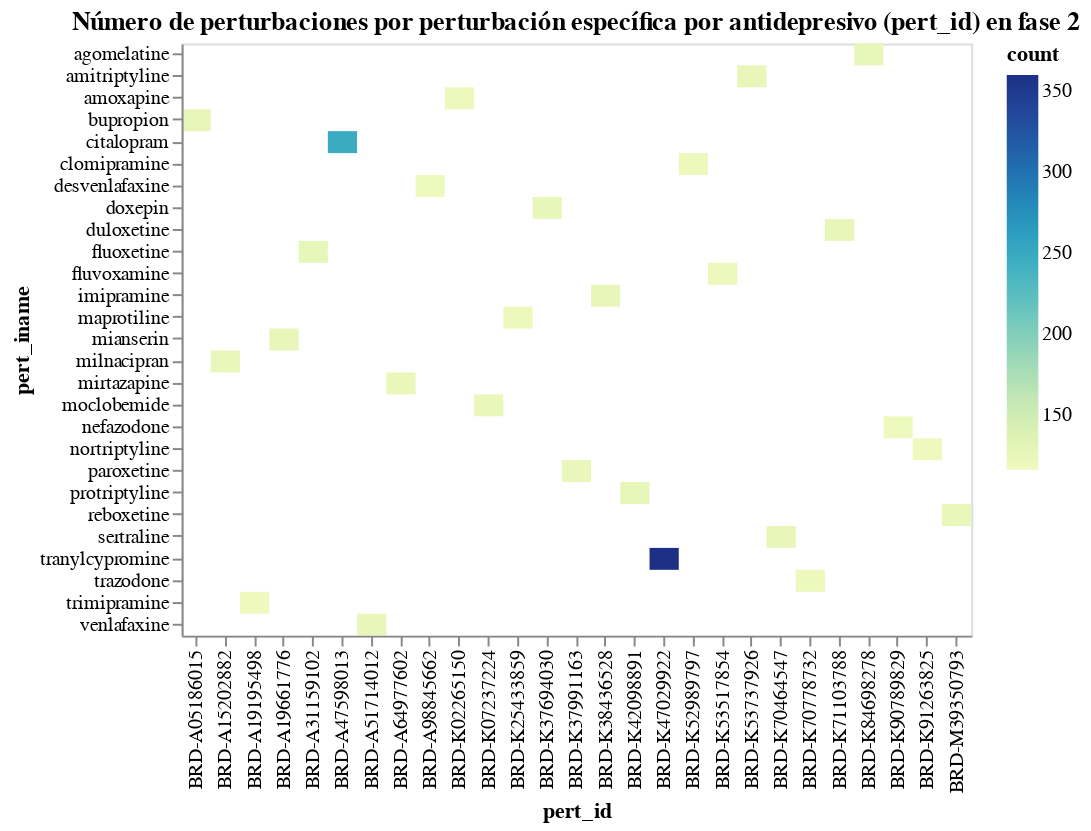

Notebook cell for this chart:
### Code cell
alt.Chart(num_pert_id_phase2).mark_rect().encode(
    x='pert_id:O',
    y=alt.Y('pert_iname'),
    color='count:Q',
    tooltip=['pert_id:N', 'count:Q', 'pert_iname:N']
).properties(
    title='Número de perturbaciones por perturbación específica por antidepresivo (pert_id) en fase 2',
    width=400,
    height=300
).display()

### Figure 1 — Vega-Lite specification as saved in the notebook (floating-point values rounded to 4 significant figures)
{"config": {"view": {"continuousWidth": 400, "continuousHeight": 300}}, "data": {"name": "data-6cd1622ed910fdde7041f94a7a9e6bb2"}, "mark": "rect", "encoding": {"color": {"field": "count", "type": "quantitative"}, "tooltip": [{"field": "pert_id", "type": "nominal"}, {"field": "count", "type": "quantitative"}, {"field": "pert_iname", "type": "nominal"}], "x": {"field": "pert_id", "type": "ordinal"}, "y": {"field": "pert_iname", "type": "nominal"}}, "height": 300, "title": "Número de perturbaciones por perturbación específica por antidepresivo (pert_id) en fase 2", "width": 400, "$schema": "https://vega.github.io/schema/vega-lite/v4.17.0.json", "datasets": {"data-6cd1622ed910fdde7041f94a7a9e6bb2": [{"pert_iname": "agomelatine", "pert_id": "BRD-K84698278", "count": 126}, {"pert_iname": "amitriptyline", "pert_id": "BRD-K53737926", "count": 124}, {"pert_iname": "amoxapine", "pert_id": "BRD-K02265150", "count": 119}, {"pert_iname": "bupropion", "pert_id": "BRD-A05186015", "count": 125}, {"pert_iname": "citalopram", "pert_id": "BRD-A47598013", "count": 248}, {"pert_iname": "clomipramine", "pert_id": "BRD-K52989797", "count": 118}, {"pert_iname": "desvenlafaxine", "pert_id": "BRD-A98845662", "count": 117}, {"pert_iname": "doxepin", "pert_id": "BRD-K37694030", "count": 126}, {"pert_iname": "duloxetine", "pert_id": "BRD-K71103788", "count": 124}, {"pert_iname": "fluoxetine", "pert_id": "BRD-A31159102", "count": 126}, {"pert_iname": "fluvoxamine", "pert_id": "BRD-K53517854", "count": 121}, {"pert_iname": "imipramine", "pert_id": "BRD-K38436528", "count": 124}, {"pert_iname": "maprotiline", "pert_id": "BRD-K25433859", "count": 118}, {"pert_iname": "mianserin", "pert_id": "BRD-A19661776", "count": 124}, {"pert_iname": "milnacipran", "pert_id": "BRD-A15202882", "count": 123}, {"pert_iname": "mirtazapine", "pert_id": "BRD-A64977602", "count": 122}, {"pert_iname": "moclobemide", "pert_id": "BRD-K07237224", "count": 122}, {"pert_iname": "nefazodone", "pert_id": "BRD-K90789829", "count": 117}, {"pert_iname": "nortriptyline", "pert_id": "BRD-K91263825", "count": 116}, {"pert_iname": "paroxetine", "pert_id": "BRD-K37991163", "count": 122}, {"pert_iname": "protriptyline", "pert_id": "BRD-K42098891", "count": 126}, {"pert_iname": "reboxetine", "pert_id": "BRD-M39350793", "count": 123}, {"pert_iname": "sertraline", "pert_id": "BRD-K70464547", "count": 124}, {"pert_iname": "tranylcypromine", "pert_id": "BRD-K47029922", "count": 360}, {"pert_iname": "trazodone", "pert_id": "BRD-K70778732", "count": 118}, {"pert_iname": "trimipramine", "pert_id": "BRD-A19195498", "count": 116}, {"pert_iname": "venlafaxine", "pert_id": "BRD-A51714012", "count": 125}]}}
